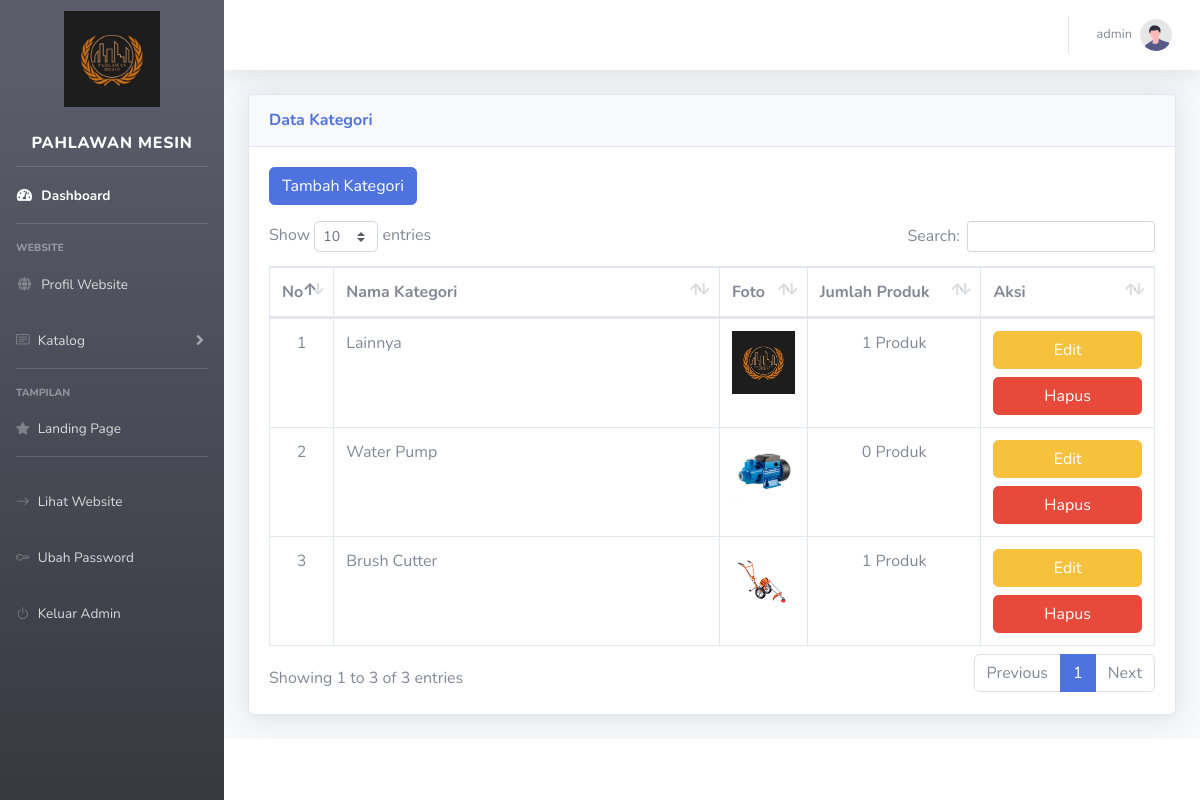
Page /admin/kategori.php (signed in) on the committed database.
### tables this page shows
CREATE TABLE `company` (
  `name` varchar(150) NOT NULL,
  `logo` varchar(100) DEFAULT NULL,
  `c_desc` varchar(1000) DEFAULT NULL,
  `nomor_telepon` bigint(20) NOT NULL,
  `email` varchar(100) DEFAULT NULL,
  `img` varchar(100) DEFAULT NULL,
  PRIMARY KEY (`name`)
);

CREATE TABLE `kategori` (
  `id` int(11) NOT NULL AUTO_INCREMENT,
  `nama_kategori` varchar(100) NOT NULL,
  `img` varchar(100) DEFAULT NULL,
  PRIMARY KEY (`id`)
);

### company_info.php (called while the page is built, shortened)
<?php
    $about = mysqli_query($conn, "SELECT * FROM company");
    while ($row = mysqli_fetch_array($about)){
        $company_name = $row['name'];
        $company_logo = $row['logo'];
    }
?>

### admin/kategori.php (the view, shortened to what this page needs)
<!DOCTYPE html>
<?php
    include "../config.php";
    include "../company_info.php";
?>
<html lang="en">
<?php
        include "mockup/head.php";
    ?>
<body id="page-top">
    <div id="wrapper">
    <?php
        include "mockup/sidebar.php";
    ?>
        <div id="content-wrapper" class="d-flex flex-column">
            <div id="content">
                <?php
                    include "mockup/navbar.php";
                ?>
                <div class="container-fluid">
                    <div class="card shadow mb-4">
                        <div class="card-header py-3">
                            <h6 class="m-0 font-weight-bold text-primary">Data Kategori</h6>
                        </div>
                        <div class="card-body">
                        <button type="button" class="btn btn-primary mb-3" data-toggle="modal" data-target="#tambahData">
                        Tambah Kategori
                        </button>
                            <div class="table-responsive">
                                <table class="table table-bordered" id="dataTable" width="100%" cellspacing="0">
                                    <thead>
                                        <tr>
                                            <th width="5%">No</th>
                                            <th width="45%">Nama Kategori</th>
                                            <th width="10%">Foto</th>
                                            <th width="20%">Jumlah Produk</th>
                                            <th width="20%">Aksi</th>
                                        </tr>
                                    </thead>
                                    <tbody>
                                    <?php
                                    $kategori = mysqli_query($conn, "SELECT * FROM kategori");
                                        $no = 0;
                                          while ($row = mysqli_fetch_array($kategori)){
                                              $id_kat = $row['id'];
                                            $jmlproduk = mysqli_query($conn, "SELECT COUNT(id_kategori) AS jmlproduk FROM produk WHERE id_kategori = '$id_kat'");
                                            while ($row2 = mysqli_fetch_array($jmlproduk)){
                                                $jml = $row2['jmlproduk'];
                                            }
                                                $no++;
                                                if($row['img'] == NULL){
                                                    $images = "default_image.jpg";
                                                }
                                                else{
                                                    $images = $row['img'];
                                                }
                                    ?>
                                        <tr>
                                            <td align="center"><?php echo $no;?></td>
                                            <td><?php echo $row['nama_kategori']?></td>
                                            <td><img src="../assets/image/website/kategori/<?php echo $images;?>" class="w-100"></td>
                                            <td align="center"><?php echo $jml?> Produk</td>
                                            <td align="center">
                                            <button class="btn btn-warning w-100 mb-2" data-toggle="modal" data-target="#editData<?php echo $row['id']?>">
                                                Edit
                                            </button>
                                            <a href="kategori_delete.php?id=<?php echo $row['id']?>" class="btn btn-danger w-100">Hapus</a>
                                            </td>
                                        </tr>
                                    <?php
                                          }
                                    ?>
                                    </tbody>
                            </table>
                        </div>
                    </div>
                </div>
                </div>
            <footer class="sticky-footer bg-white">
            </footer>
        </div>
    </div>
</body>
</html>

### admin/mockup/sidebar.php (shortened to what this page needs)
<ul class="navbar-nav bg-gradient-dark sidebar sidebar-dark accordion" id="accordionSidebar">
<a class="sidebar-brand d-flex align-items-center justify-content-center mt-5" href="index.php">
    <div class="sidebar-brand-icon rotate-n-0">
        <?php
            if($company_logo){
        ?>
            <img src="../assets/image/website/logo/<?php echo $company_logo;?>" class="w-50">
        <?php
            }
        ?>
        <br><br>
        <div class="sidebar-brand-text"><?php echo $company_name;?></div>
    </div>
</a>
<hr class="sidebar-divider my-0 mt-5">
<li class="nav-item active">
    <a class="nav-link" href="index.php">
        <i class="fas fa-fw fa-tachometer-alt"></i>
        <span>Dashboard</span></a>
</li>
<hr class="sidebar-divider">
<div class="sidebar-heading">
    Website
</div>
<li class="nav-item">
    <a class="nav-link" href="profile.php">
        <i class="fas fa-fw fa-globe"></i>
        <span>Profil Website</span>
    </a>
</li>
<li class="nav-item">
    <a class="nav-link collapsed" href="#" data-toggle="collapse" data-target="#collapseUtilities"
        aria-expanded="true" aria-controls="collapseUtilities">
        <i class="bi bi-card-text"></i>
        <span>Katalog</span>
    </a>
</li>
<hr class="sidebar-divider">
<div class="sidebar-heading">
    Tampilan
</div>
<li class="nav-item">
    <a class="nav-link" href="landing_page.php">
        <i class="bi bi-star-fill"></i>
        <span>Landing Page</span>
    </a>
</li>
<hr class="sidebar-divider">
<li class="nav-item">
    <a class="nav-link" target="_BLANK" href="../index.php">
    <i class="bi bi-arrow-right"></i>
        <span>Lihat Website</span></a>
    <a class="nav-link" href="ubah_password.php">
    <i class="bi bi-key"></i>
        <span>Ubah Password</span></a>
    <a class="nav-link" href="logout.php">
    <i class="bi bi-power"></i>
        <span>Keluar Admin</span></a>
</li>
</ul>

### rows in the picture
company: logo (placeholder picture), name "PAHLAWAN MESIN"
kategori: nama_kategori "Lainnya", shows a picture, jml "1"
kategori: nama_kategori "Water Pump", img (picture), jml "0"
kategori: nama_kategori "Brush Cutter", img (picture), jml "1"

### other values in the picture
$_SESSION['user'] "admin"
